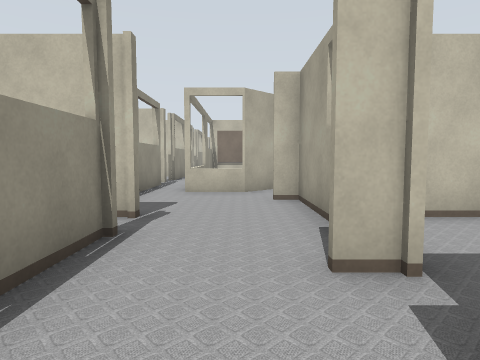
View 1 (above)

17 first-person views from a walk through a robot-simulator world made for Gazebo. The camera is 0.94 m above the floor, tilts 4° down and sees 75° across. The lines on the ground mark 1 m squares. The floor is counted in squares, 1 m on a side. Each view is taken from the middle of a square. On the plan, view 1 faces up. The plan holds only what a view shows up to about 12 squares ahead; the rest is blank. The place goes on beyond the plan. The robots in the file are not drawn. Some surface patterns are stand-ins.

View 2
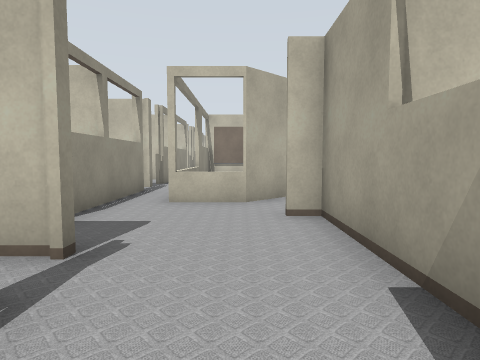

View 3
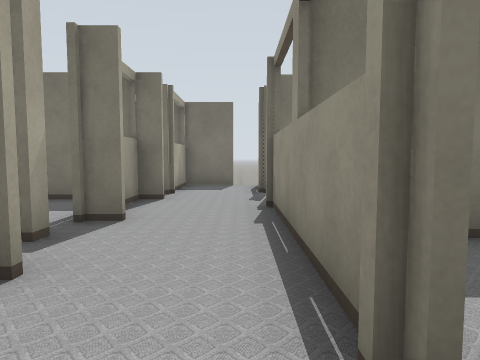

View 4
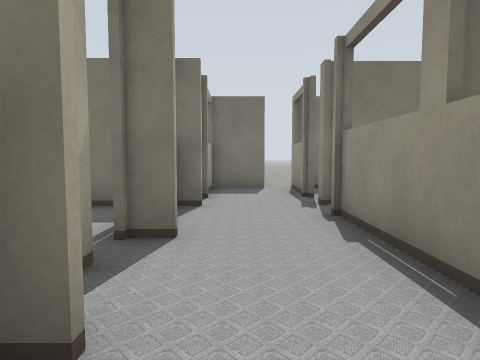

View 5
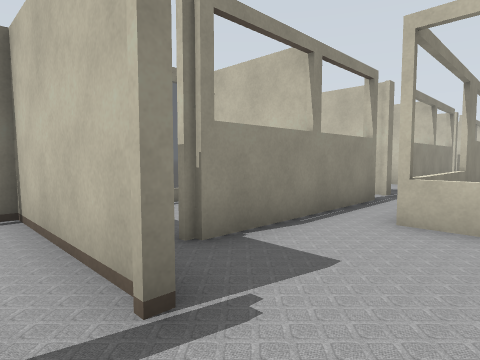

View 6
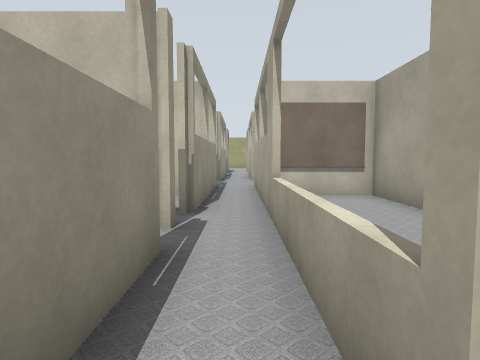

View 7
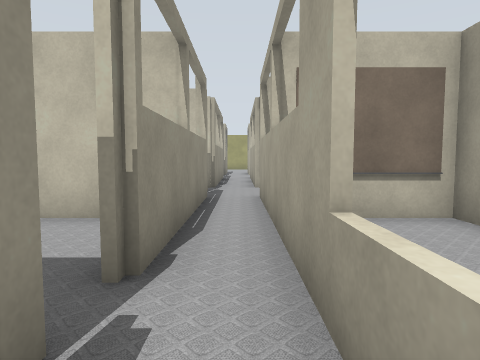

View 8
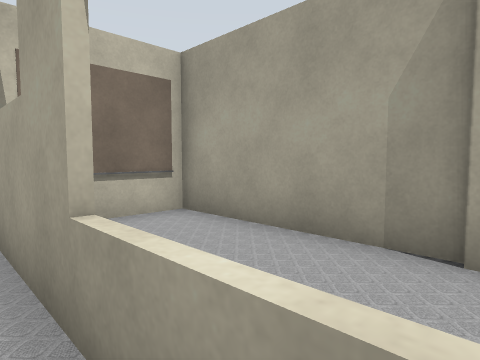

View 9
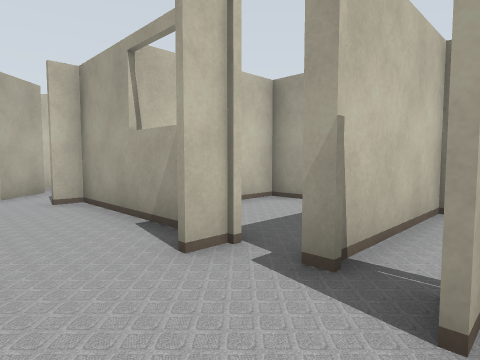

View 10
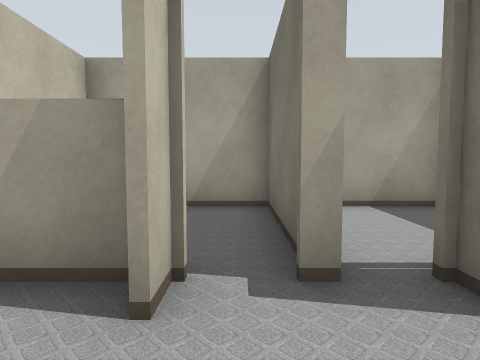

View 11
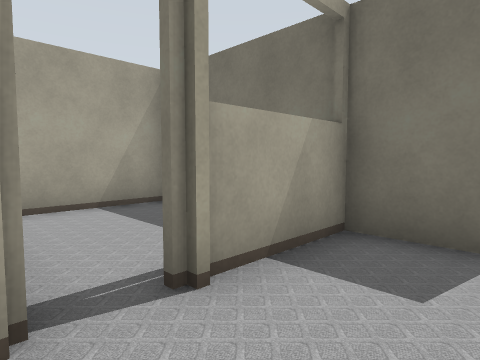

View 12
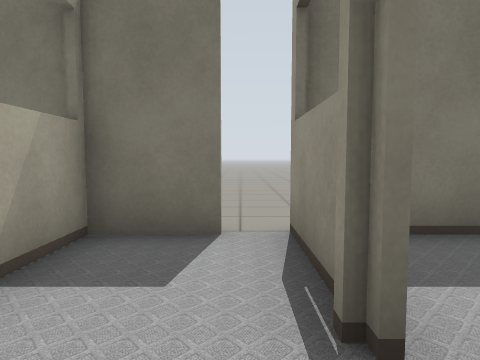

View 13
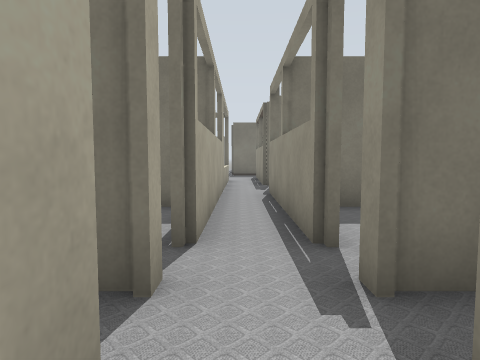

View 14
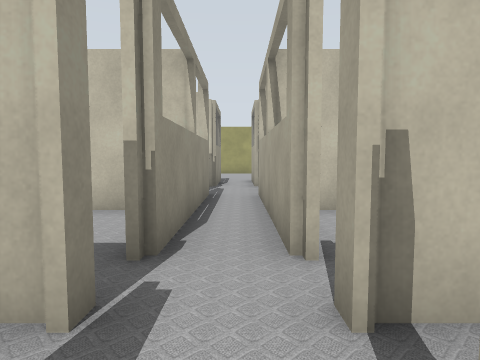

View 15
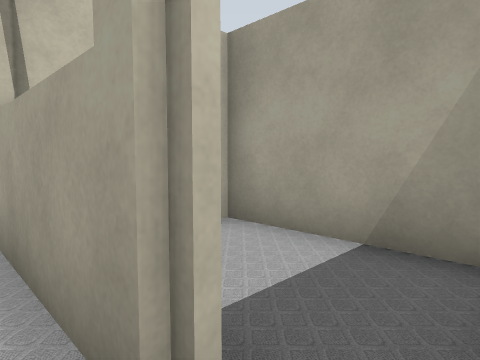

View 16
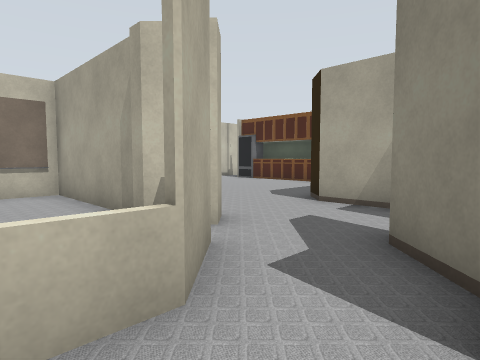

View 17
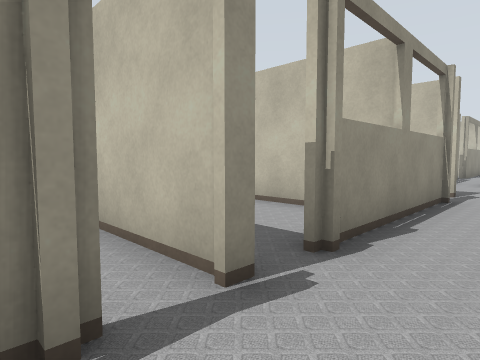

### Floor plan
Points are (right, up) in squares from view 1. A wall is a line through its corners. A room is listed if a view was taken in it or the views show most of it. See-through windows are left out.
Room 1 (views 1, 2, 3, 4, 5, 6, 7, 8, 9, 10, 11, 12, 13, 14, 15, 16, 17)
walls: (1.6, 7.3) (2.6, 8.2); (-1.6, 4) (-1.6, -1.4); (1.3, 9.7) (0.1, 8.6) (-1.5, 8.6) (-1.5, 18.8); (-2.8, 11.1) (-2.8, 6); (1.3, 2.4) (1.3, 7); (-2.8, 12.5) (-2.8, 12.1); (0.8, 0.4) (1.5, 0.4); (5.1, 1.3) (1.3, 1.3) (1.3, 1.5); (-1.6, -2.3) (-1.6, -2.4) (-2.5, -2.4); (1.3, -2.1) (1.3, -1.2); (-1.6, -3.4) (-1.6, -6); (-2.8, 18.8) (-2.8, 13.2); (-0.9, -5.8) (2.9, -5.8); (0.9, -5.9) (0.9, -3.1); (-1.5, 20.8) (-1.5, 26); (-2.8, 26) (-2.8, 20.8)
ways out: opening at (1, 2) to room 2; gap at (-1, 21) to room 4; opening at (-3, 13); opening at (-2, -3); opening at (-1, -7); gap at (-3, 6); gap at (-3, 11); gap at (-3, 21); gap at (-3, 26); gap at (-2, -1); gap at (-2, 4); gap at (-1, 26)
Room 2 (no view inside)
walls: (1.5, 2.5) (0.8, 2.5); (1.3, 1.5) (5.1, 1.5); (5.1, -5.8) (5.1, 4.9) (1.2, 4.9)
ways out: opening at (1, 2) to room 1
Room 3 (no view inside)
walls: (-1.4, 14.6) (-1.4, 8.6); (1.3, 11) (1.3, 15.9) (-1.6, 15.9)
Room 4 (no view inside)
walls: (1.3, 20.4) (1.3, 23.6) (-1.6, 23.6)
ways out: gap at (-1, 21) to room 1

Where each view was taken, in squares from view 1:
view 1: 0 up, 0 right, facing up
view 2: 2 up, 0 right, facing up
view 3: 5 up, 1 left, facing down
view 4: 4 up, 0 right, facing down
view 5: 4 up, 0 right, facing up-left
view 6: 8 up, 2 left, facing up
view 7: 11 up, 2 left, facing up
view 8: 11 up, 2 left, facing up-right
view 9: 0 up, 1 left, facing up-right
view 10: 2 up, 1 left, facing right
view 11: 2 down, 1 left, facing down-right
view 12: 2 down, 1 left, facing down
view 13: 22 up, 2 left, facing down
view 14: 18 up, 2 left, facing up
view 15: 20 up, 2 left, facing up-right
view 16: 7 up, 1 left, facing up-right
view 17: 4 down, 0 right, facing up-left
